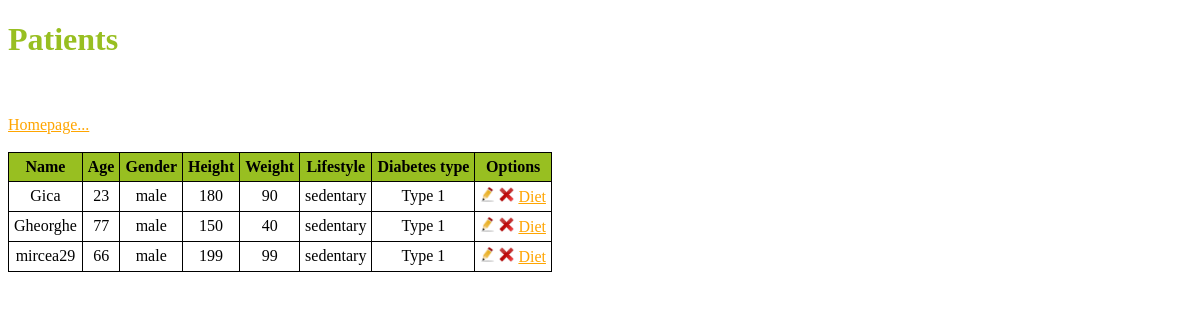
/patientsList.php, run on an earlier commit of the app's database.
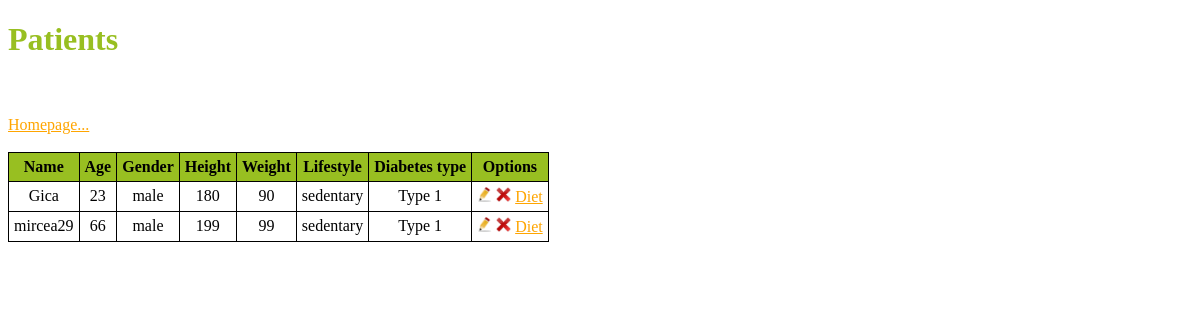
And on a later commit of the database.
### tables this page shows
CREATE TABLE IF NOT EXISTS `patient` (
  `id` int(11) NOT NULL AUTO_INCREMENT,
  `name` varchar(100) NOT NULL,
  `age` int(2) NOT NULL,
  `gender` int(11) NOT NULL,
  `height` int(3) NOT NULL,
  `weight` int(3) NOT NULL,
  `lifestyle` int(11) NOT NULL,
  `diabetesType` int(11) NOT NULL,
  PRIMARY KEY (`id`)
);

### Classes/PatientProfile.php (called while the page is built, shortened)
<?php
class PatientProfile {
    private $name;
    private $age;
    private $gender;
    private $height;
    private $weight;
    private $lifestyle;
    private $diabetesType;
    public function getName() {
        return $this->name;
    }
    public function getAge() {
        return $this->age;
    }
    public function getGender() {
        return $this->gender;
    }
    public function getHeight() {
        return $this->height;
    }
    public function getWeight() {
        return $this->weight;
    }
    public function getLifestyle() {
        return $this->lifestyle;
    }
    public function getDiabetesType() {
        return $this->diabetesType;
    }
    public function load($id) {
        $sql = "SELECT * FROM patient
                WHERE id = {$id}";
        $result = mysql_query($sql);
        $row = mysql_fetch_assoc($result);
        $this->name = $row['name'];
        $this->age = $row['age'];
        $this->gender = $row['gender'];
        $this->height = $row['height'];
        $this->weight = $row['weight'];
        $this->lifestyle = $row['lifestyle'];
        $this->diabetesType = $row['diabetesType'];
        return true;
    }
    public static function getAll() {
        $sql = "SELECT * FROM patient";
        $result = mysql_query($sql);
        $patients = array();
        while ($row = mysql_fetch_assoc($result)) {
            $patients[$row['id']] = new PatientProfile();
            $patients[$row['id']]->load($row['id']);
        }
        return $patients;
    }
}
?>

### Classes/HelpClass.php (called while the page is built, shortened)
<?php
class HelpClass {
    public static function getGenders() {
        $sql = "SELECT * FROM gender";
        $result = mysql_query($sql);
        while ($row = mysql_fetch_assoc($result)) {
            $genders[$row['id']] = $row['name'];
        }
        return $genders;
    }
    public static function getDiabetesTypes() {
        $sql = "SELECT * FROM diabetesType";
        $result = mysql_query($sql);
        $types = array();
        while ($row = mysql_fetch_assoc($result)) {
            $types[$row['id']] = $row['name'];
        }
        return $types;
    }
    public static function getLifestyles() {
        $sql = "SELECT * FROM lifestyle";
        $result = mysql_query($sql);
        $lifestyles = array();
        while ($row = mysql_fetch_assoc($result)) {
            $lifestyles[$row['id']] = $row['name'];
        }
        return $lifestyles;
    }
}
?>

### patientsList.php (the view, shortened to what the changed rows need)
<?php
include_once('Classes/HelpClass.php');
include_once('Classes/PatientProfile.php');
$genders = HelpClass::getGenders();
$diabetesTypes = HelpClass::getDiabetesTypes();
$lifestyles = HelpClass::getLifestyles();
$patients = PatientProfile::getAll();
?>
<!DOCTYPE html>
<html>
    <head>
        <link rel="stylesheet" type="text/css" href="css/styles.css">
    </head>
    <body>
        <h1>  Patients
        </h1>
        <table class="list">
            <tbody>
                <tr>
                    <th >
                        Name
                    </th>
                    <th>
                        Age
                    </th>
                    <th>
                        Gender
                    </th>
                    <th>
                        Height
                    </th>
                    <th>
                        Weight
                    </th>
                    <th>
                        Lifestyle
                    </th>
                    <th>
                        Diabetes type
                    </th>
                    <th>
                        Options
                    </th>
                </tr>
                <?php
                if (count($patients) > 0) {
                    foreach ($patients as $key => $patient) {
                        echo "<tr>
                                    <td>{$patient->getName()}
                                    </td>
                                    <td>{$patient->getAge()}
                                    </td>
                                    <td>{$genders[$patient->getGender()]}
                                    </td>
                                    <td>{$patient->getHeight()}
                                    </td>
                                    <td>{$patient->getWeight()}
                                    </td>
                                    <td>{$lifestyles[$patient->getLifestyle()]}
                                    </td>
                                    <td>{$diabetesTypes[$patient->getDiabetesType()]}
                                    </td>
                                    <td>
                                    <a href=\"profile.php?patient={$key}\" ><image width=\"15px\" height=\"15px\" src=\"images/edit.png\" alt=\"edit\"/></a>
                                    <a href=\"patientsList.php?delete={$key}\" ><image width=\"15px\" height=\"15px\" src=\"images/delete.png\" alt=\"delete\"/></a>
                                    <a href=\"dishesList.php?patient={$key}\" >Diet</a>
                                    </td>
                                 </tr>";
                    }
                }
                ?>
            </tbody>
        </table>    </br></br>
    </body>
</html>

What changed in the data, as far as the page shows it:
removed patient: name "Gheorghe", age "77", Gender "male", height "150", weight "40", lifestyle "sedentary", DiabetesType "Type 1"
